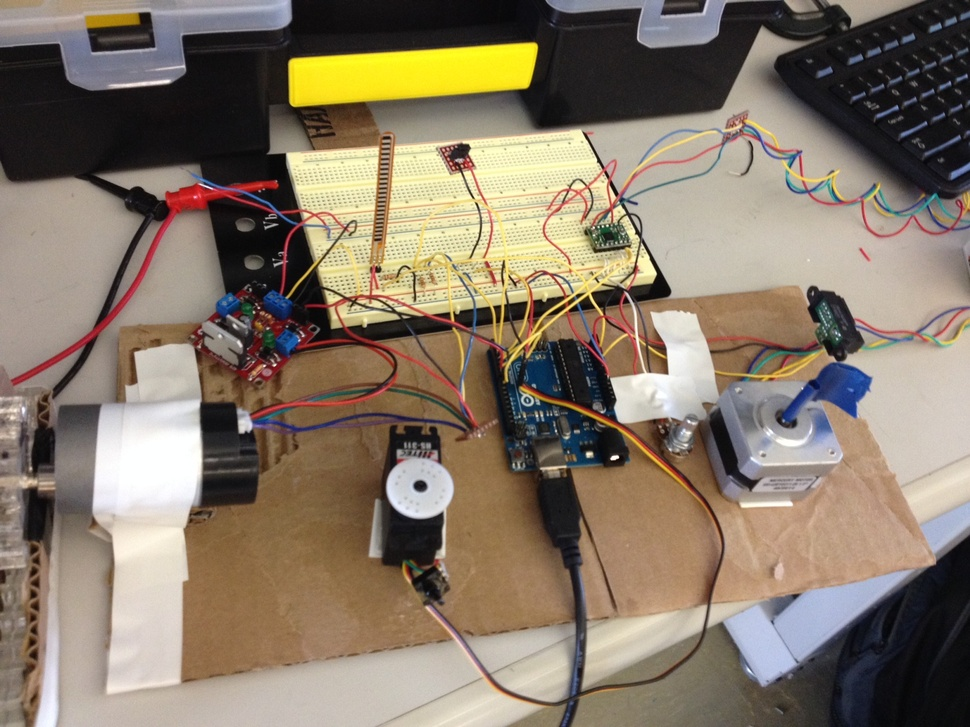
//> input picture Labs/Motor Lab/image(1).jpeg, 970 x 727 px, shrunk from 1632 x 1224 before the run, given in place of the camera
$ ./multiImage   (built with g++ and OpenCV 4)
//> lines starting //> are read from the running program, lines starting //| are printed output that depends on the picture; after the words box and inside, x2 and y2 are one past the last pixel; in counts of white or black regions, pixels touching at a corner belong together
#include "opencv2/opencv.hpp"
#include "string.h"
#include <iostream>
#include <unistd.h>
#include <signal.h>
#define EPSILON .001
using namespace cv;

bool compareDoubles2(double a, double b)
{
  double diff = a-b;
  return (diff < EPSILON && -diff < EPSILON);

}

double max2(double a, double b)
{
	if(a<b)
		return b;
	else
		return a;
}

double max4(double a, double b, double c, double d)
{
	double m1 = max2(a,b);
    	double m2 = max2(c,d);
	return max2(m1,m2);
}


int main(int argv, char ** argc)
{
	VideoCapture cap(0);
	if(!cap.isOpened())
		return -1;
        std::string templateSource = "temp1c.png";
	//std::string templateDest = "temp.png";
	Mat gray;
        Mat black;
	Mat frame;
	cap >> frame;
//> frame is the input picture: 727 rows x 970 cols, CV_8UC3; mean B, G, R 104.5, 120.9, 134.5
	cvtColor(frame, gray, COLOR_BGR2GRAY);
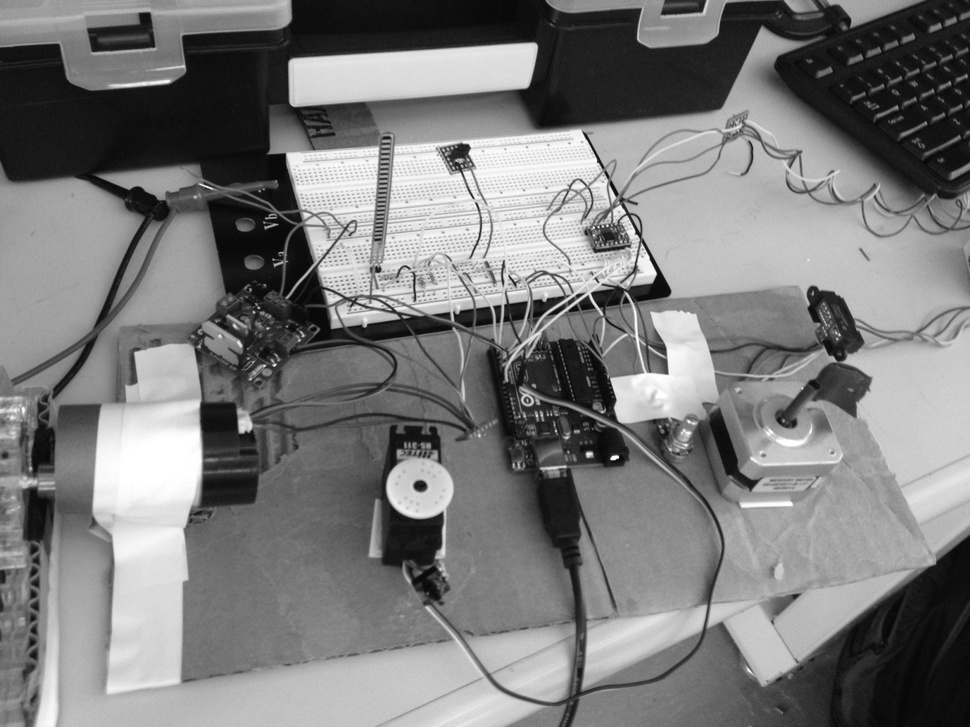
//> gray: 727 rows x 970 cols, CV_8UC1; min 3, max 255, mean 123.1
	threshold(gray, black, 50, 255, THRESH_BINARY);
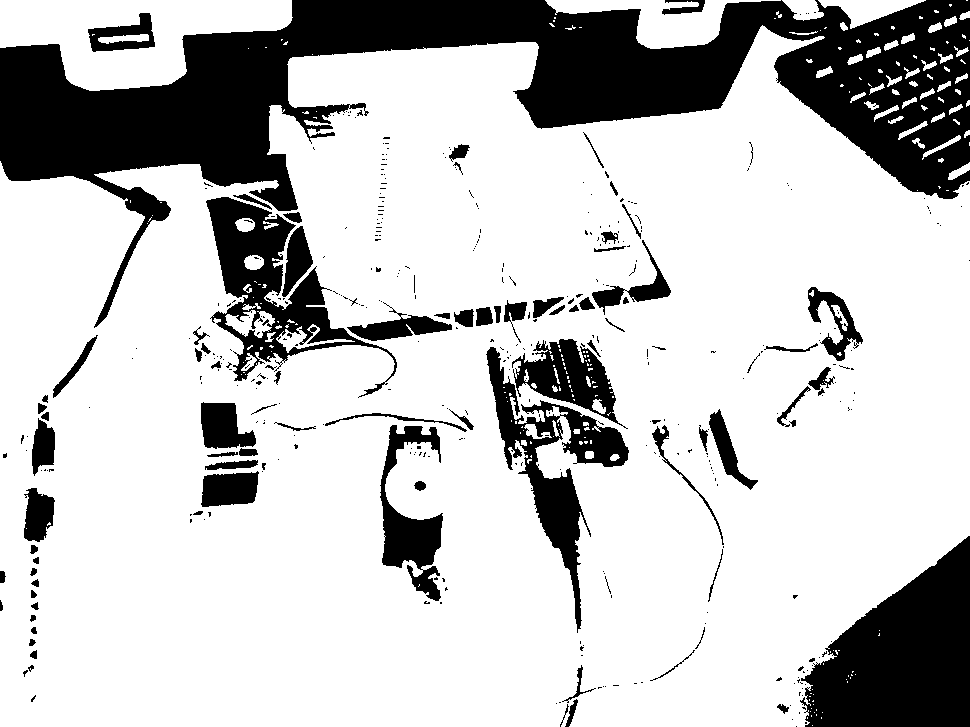
//> black: 727 rows x 970 cols, CV_8UC1; 76.6% white; 420 black regions (330 under 20 px), largest, box (x1, y1, x2, y2) and area: (0, 0, 970, 328) 93815, (800, 536, 970, 727) 20645, (206, 197, 397, 398) 10652
	pid_t pid = getpid(); //parent

	namedWindow("black", 1);
	if(fork() == 0)
	{
		for(;;)
		{

			cap >> frame;
			cvtColor(frame, gray, COLOR_BGR2GRAY);
			threshold(gray, black, 50, 255, THRESH_BINARY);


			imshow("black", black);
			if(waitKey(30) >= 0)
			{
				kill(pid, 3);
				break;
			}

		}
		exit(0);;
	}
	else
	{
		Mat temp1 = imread(templateSource.c_str(), IMREAD_GRAYSCALE );
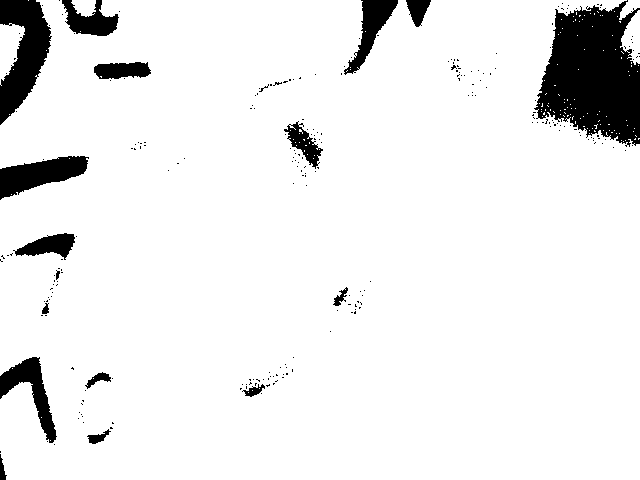
//> input picture Labs/systemDemo8/Vision Processing/temp1c.png, 640 x 480 px
//> temp1: 480 rows x 640 cols, CV_8UC1; 92.1% white; 252 black regions (235 under 20 px), largest, box (x1, y1, x2, y2) and area: (534, 0, 640, 147) 10452, (0, 0, 52, 125) 3611, (0, 156, 89, 200) 2110
	        Mat temp2,temp3,temp4;
        	flip(temp1,temp2, 0);
//> temp2: 480 rows x 640 cols, CV_8UC1; 92.1% white; 252 black regions (235 under 20 px), largest, box (x1, y1, x2, y2) and area: (534, 333, 640, 480) 10452, (0, 355, 52, 480) 3611, (0, 280, 89, 324) 2110
		flip(temp1,temp3, 1);
//> temp3: 480 rows x 640 cols, CV_8UC1; 92.1% white; 252 black regions (235 under 20 px), largest, box (x1, y1, x2, y2) and area: (0, 0, 106, 147) 10452, (588, 0, 640, 125) 3611, (551, 156, 640, 200) 2110
		flip(temp1,temp4, -1);
//> temp4: 480 rows x 640 cols, CV_8UC1; 92.1% white; 252 black regions (235 under 20 px), largest, box (x1, y1, x2, y2) and area: (0, 333, 106, 480) 10452, (588, 355, 640, 480) 3611, (551, 280, 640, 324) 2110
		int orientation = 0;
		Mat match1,match2,match3,match4;
        	double e1, e2, e3, e4;
		for(;;)
		{
			matchTemplate(black,temp1, match1,TM_CCOEFF);
        	        minMaxLoc(match1, NULL, &e1, NULL, NULL);

			matchTemplate(black,temp2, match2,TM_CCOEFF);
        	        minMaxLoc(match1, NULL, &e2, NULL, NULL);

			matchTemplate(black,temp3, match3,TM_CCOEFF);
        	        minMaxLoc(match1, NULL, &e3, NULL, NULL);

//> (the run ends here: the time limit is reached, at `matchTemplate(black,temp4, match4,TM_CCOEFF);`)
